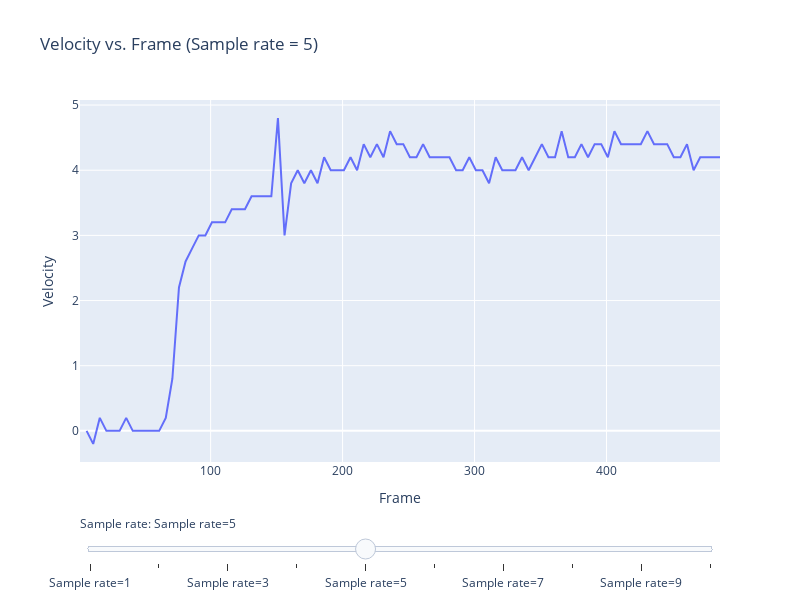

Notebook code cell kept with this figure:
### Code cell
import pandas as pd
import numpy as np
from scipy.signal import savgol_filter
import plotly.graph_objs as go

# Read the data
df = pd.read_csv('position_data/Glycerol_in_Castor_0.02mL_15mlmin_20220630_000.txt', sep='\t', skiprows=1, header=None, 
                 names=['frame', 'x', 'y', 'width', 'height', 'deformation'])

# Compute velocity by differentiating the position
dx = df['x'].diff()
df['velocity'] = dx

# Define the initial sample rate
initial_sample_rate = 5

# Compute the initial sampled data
sampled_df = df.iloc[::initial_sample_rate, :].reset_index(drop=True)
sampled_dx = sampled_df['x'].diff()
sampled_df['velocity'] = sampled_dx/initial_sample_rate

# Create traces for the side-by-side plots
fig = go.Figure()

# Add trace for the initial sampled data
fig.add_trace(go.Scatter(x=sampled_df['frame'], y=sampled_df['velocity'], name=f'Velocity (sample_rate={initial_sample_rate})'))

# Define the slider steps
slider_steps = []
for sample_rate in range(1, 11):
    # Sample the data
    sampled_df = df.iloc[::sample_rate, :].reset_index(drop=True)
    sampled_dx = sampled_df['x'].diff()
    sampled_df['velocity'] = sampled_dx/sample_rate

    # Smooth the velocity data using a Savitzky-Golay filter
    window_size = 10
    poly_order = 3
    sampled_df['smooth_velocity'] = savgol_filter(sampled_df['velocity'], window_size, poly_order)
    sampled_df['moving_average_smooth_velocity'] = sampled_df['smooth_velocity'].rolling(window=5, win_type='hamming').mean()

    # Add the trace for the current sample rate to the figure
    fig.add_trace(go.Scatter(x=sampled_df['frame'], y=sampled_df['smooth_velocity'], visible=False, name=f'Velocity (sample_rate={sample_rate})'))

    # Define the slider step for the current sample rate
    slider_step = dict(
        method="update",
        label=f"Sample rate={sample_rate}",
        args=[{"visible": [False] * (len(fig.data) - 1) + [True]},
              {"title": f"Velocity vs. Frame (Sample rate = {sample_rate})"}]
    )
    slider_steps.append(slider_step)

# Add the slider to the figure
fig.update_layout(
    sliders=[dict(
        steps=slider_steps,
        active=initial_sample_rate - 1,
        currentvalue={"prefix": "Sample rate: "},
        pad={"t": 50},
        len=1)
    ],
    title='Velocity vs. Frame (Sample rate = 5)',
    xaxis_title='Frame',
    yaxis_title='Velocity',
    legend=dict(
        orientation='h',
        yanchor='bottom',
        y=1.02,
        xanchor='right',
        x=1
    ),
    width=800,
    height=600,
)

# Display the plot
fig.show()

### Figure 1 — Plotly figure (JSON) as saved in the notebook; plotly's stock layout.template omitted (floating-point values rounded to 4 significant figures; data arrays with more than 128 entries replaced by an {"elided": "..."} marker saying what was removed)
{"data": [{"name": "Velocity (sample_rate=5)", "type": "scatter", "x": [1, 6, 11, 16, 21, 26, 31, 36, 41, 46, 51, 56, 61, 66, 71, 76, 81, 86, 91, 96, 101, 106, 111, 116, 121, 126, 131, 136, 141, 146, 151, 156, 161, 166, 171, 176, 181, 186, 191, 196, 201, 206, 211, 216, 221, 226, 231, 236, 241, 246, 251, 256, 261, 266, 271, 276, 281, 286, 291, 296, 301, 306, 311, 316, 321, 326, 331, 336, 341, 346, 351, 356, 361, 366, 371, 376, 381, 386, 391, 396, 401, 406, 411, 416, 421, 426, 431, 436, 441, 446, 451, 456, 461, 466, 471, 476, 481, 486], "y": [null, 0, -0.2, 0.2, 0, 0, 0, 0.2, 0, 0, 0, 0, 0, 0.2, 0.8, 2.2, 2.6, 2.8, 3, 3, 3.2, 3.2, 3.2, 3.4, 3.4, 3.4, 3.6, 3.6, 3.6, 3.6, 4.8, 3, 3.8, 4, 3.8, 4, 3.8, 4.2, 4, 4, 4, 4.2, 4, 4.4, 4.2, 4.4, 4.2, 4.6, 4.4, 4.4, 4.2, 4.2, 4.4, 4.2, 4.2, 4.2, 4.2, 4, 4, 4.2, 4, 4, 3.8, 4.2, 4, 4, 4, 4.2, 4, 4.2, 4.4, 4.2, 4.2, 4.6, 4.2, 4.2, 4.4, 4.2, 4.4, 4.4, 4.2, 4.6, 4.4, 4.4, 4.4, 4.4, 4.6, 4.4, 4.4, 4.4, 4.2, 4.2, 4.4, 4, 4.2, 4.2, 4.2, 4.2]}, {"name": "Velocity (sample_rate=1)", "type": "scatter", "visible": false, "x": {"elided": "490 int values"}, "y": {"elided": "490 float values"}}, {"name": "Velocity (sample_rate=2)", "type": "scatter", "visible": false, "x": {"elided": "245 int values"}, "y": {"elided": "245 float values"}}, {"name": "Velocity (sample_rate=3)", "type": "scatter", "visible": false, "x": {"elided": "164 int values"}, "y": {"elided": "164 float values"}}, {"name": "Velocity (sample_rate=4)", "type": "scatter", "visible": false, "x": [1, 5, 9, 13, 17, 21, 25, 29, 33, 37, 41, 45, 49, 53, 57, 61, 65, 69, 73, 77, 81, 85, 89, 93, 97, 101, 105, 109, 113, 117, 121, 125, 129, 133, 137, 141, 145, 149, 153, 157, 161, 165, 169, 173, 177, 181, 185, 189, 193, 197, 201, 205, 209, 213, 217, 221, 225, 229, 233, 237, 241, 245, 249, 253, 257, 261, 265, 269, 273, 277, 281, 285, 289, 293, 297, 301, 305, 309, 313, 317, 321, 325, 329, 333, 337, 341, 345, 349, 353, 357, 361, 365, 369, 373, 377, 381, 385, 389, 393, 397, 401, 405, 409, 413, 417, 421, 425, 429, 433, 437, 441, 445, 449, 453, 457, 461, 465, 469, 473, 477, 481, 485, 489], "y": [null, null, null, null, null, -0.00625, 0.009375, 0.01719, 0.07812, 0.05625, 0.04844, 0.03281, -0.03437, -0.1562, -0.0875, 0.2016, 0.6328, 1.159, 1.748, 2.306, 2.717, 2.962, 2.966, 3.038, 3.144, 3.173, 3.239, 3.281, 3.28, 3.391, 3.441, 3.453, 3.548, 3.527, 3.759, 3.823, 3.789, 3.798, 3.861, 3.811, 3.834, 3.783, 3.784, 4.014, 3.981, 3.991, 4.03, 3.994, 4.011, 4.052, 4.047, 4.103, 4.191, 4.263, 4.289, 4.316, 4.348, 4.358, 4.419, 4.373, 4.358, 4.372, 4.341, 4.286, 4.291, 4.266, 4.241, 4.245, 4.13, 4.134, 4.109, 4.084, 4.089, 4.034, 4.003, 4.017, 4.002, 3.978, 4.008, 4.016, 4.002, 4.019, 4.02, 4.038, 4.08, 4.197, 4.223, 4.288, 4.32, 4.314, 4.3, 4.331, 4.286, 4.278, 4.347, 4.317, 4.325, 4.348, 4.305, 4.322, 4.414, 4.423, 4.447, 4.463, 4.427, 4.45, 4.472, 4.417, 4.43, 4.42, 4.336, 4.356, 4.27, 4.244, 4.248, 4.217, 4.216, 4.256, 4.265, 4.234, 4.104, 3.837, 3.39]}, {"name": "Velocity (sample_rate=5)", "type": "scatter", "visible": false, "x": [1, 6, 11, 16, 21, 26, 31, 36, 41, 46, 51, 56, 61, 66, 71, 76, 81, 86, 91, 96, 101, 106, 111, 116, 121, 126, 131, 136, 141, 146, 151, 156, 161, 166, 171, 176, 181, 186, 191, 196, 201, 206, 211, 216, 221, 226, 231, 236, 241, 246, 251, 256, 261, 266, 271, 276, 281, 286, 291, 296, 301, 306, 311, 316, 321, 326, 331, 336, 341, 346, 351, 356, 361, 366, 371, 376, 381, 386, 391, 396, 401, 406, 411, 416, 421, 426, 431, 436, 441, 446, 451, 456, 461, 466, 471, 476, 481, 486], "y": [null, null, null, null, null, 0.0575, 0.07, 0.0275, 0.02125, -0.03625, -0.1287, -0.01875, 0.3413, 0.835, 1.435, 2.03, 2.569, 2.951, 3.109, 3.119, 3.189, 3.239, 3.3, 3.379, 3.439, 3.405, 3.66, 3.701, 3.736, 3.795, 3.799, 3.844, 3.823, 3.831, 3.809, 4.035, 3.974, 4.006, 4.021, 4.055, 4.095, 4.129, 4.175, 4.253, 4.318, 4.375, 4.419, 4.365, 4.383, 4.345, 4.319, 4.244, 4.253, 4.231, 4.192, 4.16, 4.109, 4.111, 4.036, 4.016, 4.009, 4.02, 3.99, 3.996, 4.021, 4.03, 4.094, 4.109, 4.143, 4.231, 4.289, 4.291, 4.341, 4.306, 4.289, 4.331, 4.29, 4.285, 4.359, 4.385, 4.393, 4.406, 4.42, 4.445, 4.464, 4.445, 4.455, 4.405, 4.396, 4.326, 4.25, 4.223, 4.19, 4.182, 4.174, 4.177, 4.189, 4.211]}, {"name": "Velocity (sample_rate=6)", "type": "scatter", "visible": false, "x": [1, 7, 13, 19, 25, 31, 37, 43, 49, 55, 61, 67, 73, 79, 85, 91, 97, 103, 109, 115, 121, 127, 133, 139, 145, 151, 157, 163, 169, 175, 181, 187, 193, 199, 205, 211, 217, 223, 229, 235, 241, 247, 253, 259, 265, 271, 277, 283, 289, 295, 301, 307, 313, 319, 325, 331, 337, 343, 349, 355, 361, 367, 373, 379, 385, 391, 397, 403, 409, 415, 421, 427, 433, 439, 445, 451, 457, 463, 469, 475, 481, 487], "y": [null, null, null, null, null, 0.02187, 0.002083, -0.06354, -0.125, 0.07396, 0.4469, 1.022, 1.641, 2.245, 2.771, 3.115, 3.198, 3.213, 3.323, 3.381, 3.391, 3.595, 3.646, 3.711, 3.747, 3.786, 3.785, 3.845, 3.858, 3.866, 4.03, 3.991, 4.03, 4.075, 4.15, 4.175, 4.28, 4.365, 4.368, 4.384, 4.369, 4.347, 4.309, 4.276, 4.202, 4.189, 4.155, 4.086, 4.098, 4.03, 4.008, 3.997, 3.986, 3.977, 3.99, 4.069, 4.114, 4.219, 4.243, 4.306, 4.334, 4.331, 4.327, 4.302, 4.303, 4.325, 4.392, 4.383, 4.4, 4.436, 4.452, 4.461, 4.415, 4.367, 4.378, 4.29, 4.241, 4.224, 4.192, 4.16, 4.123, 4.077]}, {"name": "Velocity (sample_rate=7)", "type": "scatter", "visible": false, "x": [1, 8, 15, 22, 29, 36, 43, 50, 57, 64, 71, 78, 85, 92, 99, 106, 113, 120, 127, 134, 141, 148, 155, 162, 169, 176, 183, 190, 197, 204, 211, 218, 225, 232, 239, 246, 253, 260, 267, 274, 281, 288, 295, 302, 309, 316, 323, 330, 337, 344, 351, 358, 365, 372, 379, 386, 393, 400, 407, 414, 421, 428, 435, 442, 449, 456, 463, 470, 477, 484], "y": [null, null, null, null, null, -0.0125, -0.158, -0.03929, 0.283, 0.7973, 1.42, 2.074, 2.671, 3.081, 3.264, 3.282, 3.354, 3.373, 3.581, 3.671, 3.733, 3.791, 3.822, 3.874, 3.908, 3.898, 3.871, 4.049, 4.095, 4.126, 4.2, 4.304, 4.338, 4.383, 4.354, 4.322, 4.324, 4.265, 4.21, 4.179, 4.12, 4.064, 4.022, 3.99, 3.972, 3.991, 4.02, 4.096, 4.17, 4.208, 4.28, 4.275, 4.316, 4.292, 4.306, 4.329, 4.357, 4.385, 4.408, 4.435, 4.43, 4.429, 4.414, 4.346, 4.3, 4.268, 4.21, 4.168, 4.154, 4.179]}, {"name": "Velocity (sample_rate=8)", "type": "scatter", "visible": false, "x": [1, 9, 17, 25, 33, 41, 49, 57, 65, 73, 81, 89, 97, 105, 113, 121, 129, 137, 145, 153, 161, 169, 177, 185, 193, 201, 209, 217, 225, 233, 241, 249, 257, 265, 273, 281, 289, 297, 305, 313, 321, 329, 337, 345, 353, 361, 369, 377, 385, 393, 401, 409, 417, 425, 433, 441, 449, 457, 465, 473, 481, 489], "y": [null, null, null, null, null, -0.1484, 0.01406, 0.4078, 0.9586, 1.577, 2.25, 2.834, 3.212, 3.321, 3.305, 3.502, 3.598, 3.671, 3.739, 3.825, 3.888, 3.896, 3.908, 3.931, 4.099, 4.102, 4.176, 4.271, 4.339, 4.372, 4.373, 4.348, 4.281, 4.236, 4.152, 4.11, 4.073, 4.032, 3.985, 3.993, 4.025, 4.047, 4.13, 4.187, 4.248, 4.312, 4.33, 4.298, 4.342, 4.374, 4.38, 4.434, 4.438, 4.433, 4.423, 4.345, 4.325, 4.32, 4.286, 4.195, 4.019, 3.731]}, {"name": "Velocity (sample_rate=9)", "type": "scatter", "visible": false, "x": [1, 10, 19, 28, 37, 46, 55, 64, 73, 82, 91, 100, 109, 118, 127, 136, 145, 154, 163, 172, 181, 190, 199, 208, 217, 226, 235, 244, 253, 262, 271, 280, 289, 298, 307, 316, 325, 334, 343, 352, 361, 370, 379, 388, 397, 406, 415, 424, 433, 442, 451, 460, 469, 478, 487], "y": [null, null, null, null, null, -0.004167, 0.3896, 0.9243, 1.577, 2.261, 2.853, 3.268, 3.371, 3.476, 3.572, 3.668, 3.713, 3.808, 3.865, 3.904, 3.937, 3.983, 4.137, 4.201, 4.263, 4.306, 4.349, 4.359, 4.31, 4.257, 4.196, 4.128, 4.09, 4.024, 3.985, 4.003, 4.039, 4.106, 4.181, 4.245, 4.29, 4.327, 4.353, 4.349, 4.374, 4.388, 4.426, 4.435, 4.413, 4.356, 4.33, 4.27, 4.205, 4.138, 4.073]}, {"name": "Velocity (sample_rate=10)", "type": "scatter", "visible": false, "x": [1, 11, 21, 31, 41, 51, 61, 71, 81, 91, 101, 111, 121, 131, 141, 151, 161, 171, 181, 191, 201, 211, 221, 231, 241, 251, 261, 271, 281, 291, 301, 311, 321, 331, 341, 351, 361, 371, 381, 391, 401, 411, 421, 431, 441, 451, 461, 471, 481], "y": [null, null, null, null, null, 0.2813, 0.7988, 1.448, 2.123, 2.763, 3.199, 3.523, 3.513, 3.604, 3.686, 3.786, 3.848, 3.891, 3.943, 3.976, 4.168, 4.217, 4.297, 4.33, 4.373, 4.33, 4.272, 4.181, 4.101, 4.058, 4.004, 4.016, 4.03, 4.106, 4.167, 4.246, 4.263, 4.321, 4.336, 4.36, 4.407, 4.411, 4.443, 4.414, 4.387, 4.322, 4.254, 4.194, 4.155]}], "layout": {"height": 600, "legend": {"orientation": "h", "x": 1, "xanchor": "right", "y": 1.02, "yanchor": "bottom"}, "sliders": [{"active": 4, "currentvalue": {"prefix": "Sample rate: "}, "len": 1, "pad": {"t": 50}, "steps": [{"args": [{"visible": [false, true]}, {"title": "Velocity vs. Frame (Sample rate = 1)"}], "label": "Sample rate=1", "method": "update"}, {"args": [{"visible": [false, false, true]}, {"title": "Velocity vs. Frame (Sample rate = 2)"}], "label": "Sample rate=2", "method": "update"}, {"args": [{"visible": [false, false, false, true]}, {"title": "Velocity vs. Frame (Sample rate = 3)"}], "label": "Sample rate=3", "method": "update"}, {"args": [{"visible": [false, false, false, false, true]}, {"title": "Velocity vs. Frame (Sample rate = 4)"}], "label": "Sample rate=4", "method": "update"}, {"args": [{"visible": [false, false, false, false, false, true]}, {"title": "Velocity vs. Frame (Sample rate = 5)"}], "label": "Sample rate=5", "method": "update"}, {"args": [{"visible": [false, false, false, false, false, false, true]}, {"title": "Velocity vs. Frame (Sample rate = 6)"}], "label": "Sample rate=6", "method": "update"}, {"args": [{"visible": [false, false, false, false, false, false, false, true]}, {"title": "Velocity vs. Frame (Sample rate = 7)"}], "label": "Sample rate=7", "method": "update"}, {"args": [{"visible": [false, false, false, false, false, false, false, false, true]}, {"title": "Velocity vs. Frame (Sample rate = 8)"}], "label": "Sample rate=8", "method": "update"}, {"args": [{"visible": [false, false, false, false, false, false, false, false, false, true]}, {"title": "Velocity vs. Frame (Sample rate = 9)"}], "label": "Sample rate=9", "method": "update"}, {"args": [{"visible": [false, false, false, false, false, false, false, false, false, false, true]}, {"title": "Velocity vs. Frame (Sample rate = 10)"}], "label": "Sample rate=10", "method": "update"}]}], "title": {"text": "Velocity vs. Frame (Sample rate = 5)"}, "width": 800, "xaxis": {"title": {"text": "Frame"}}, "yaxis": {"title": {"text": "Velocity"}}}}
